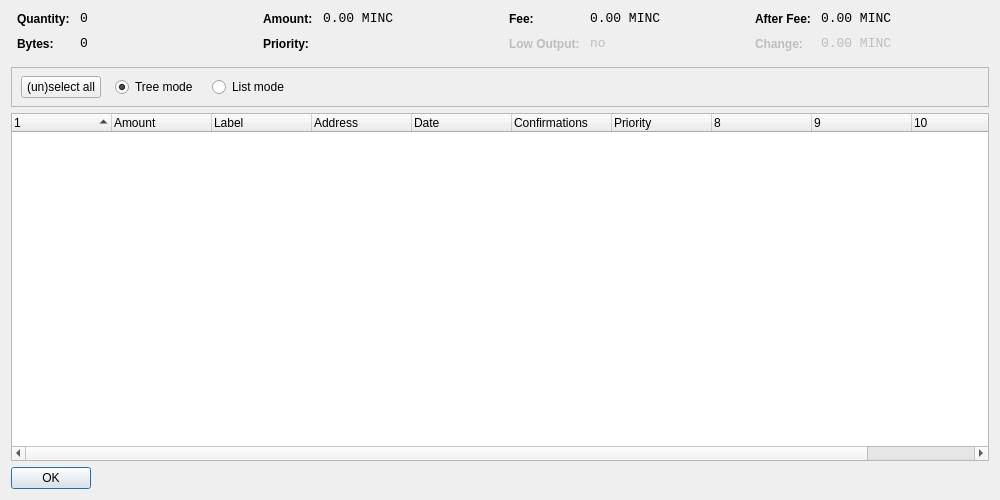
<?xml version="1.0" encoding="UTF-8"?>
<ui version="4.0">
 <class>CoinControlDialog</class>
 <widget class="QDialog" name="CoinControlDialog">
  <property name="geometry">
   <rect>
    <x>0</x>
    <y>0</y>
    <width>1000</width>
    <height>500</height>
   </rect>
  </property>
  <property name="windowTitle">
   <string>Coin Control</string>
  </property>
  <layout class="QVBoxLayout" name="verticalLayout">
   <item>
    <layout class="QHBoxLayout" name="horizontalLayoutTop" stretch="0,0,0,0">
     <property name="topMargin">
      <number>0</number>
     </property>
     <property name="bottomMargin">
      <number>10</number>
     </property>
     <item>
      <layout class="QFormLayout" name="formLayoutCoinControl1">
       <property name="horizontalSpacing">
        <number>10</number>
       </property>
       <property name="verticalSpacing">
        <number>10</number>
       </property>
       <property name="leftMargin">
        <number>6</number>
       </property>
       <property name="rightMargin">
        <number>6</number>
       </property>
       <item row="0" column="0">
        <widget class="QLabel" name="labelCoinControlQuantityText">
         <property name="styleSheet">
          <string notr="true">font-weight:bold;</string>
         </property>
         <property name="text">
          <string>Quantity:</string>
         </property>
        </widget>
       </item>
       <item row="0" column="1">
        <widget class="QLabel" name="labelCoinControlQuantity">
         <property name="font">
          <font>
           <family>Monospace</family>
           <pointsize>10</pointsize>
          </font>
         </property>
         <property name="cursor">
          <cursorShape>IBeamCursor</cursorShape>
         </property>
         <property name="contextMenuPolicy">
          <enum>Qt::ActionsContextMenu</enum>
         </property>
         <property name="text">
          <string notr="true">0</string>
         </property>
         <property name="textInteractionFlags">
          <set>Qt::LinksAccessibleByMouse|Qt::TextSelectableByKeyboard|Qt::TextSelectableByMouse</set>
         </property>
        </widget>
       </item>
       <item row="1" column="0">
        <widget class="QLabel" name="labelCoinControlBytesText">
         <property name="styleSheet">
          <string notr="true">font-weight:bold;</string>
         </property>
         <property name="text">
          <string>Bytes:</string>
         </property>
        </widget>
       </item>
       <item row="1" column="1">
        <widget class="QLabel" name="labelCoinControlBytes">
         <property name="font">
          <font>
           <family>Monospace</family>
           <pointsize>10</pointsize>
          </font>
         </property>
         <property name="cursor">
          <cursorShape>IBeamCursor</cursorShape>
         </property>
         <property name="contextMenuPolicy">
          <enum>Qt::ActionsContextMenu</enum>
         </property>
         <property name="text">
          <string notr="true">0</string>
         </property>
         <property name="textInteractionFlags">
          <set>Qt::LinksAccessibleByMouse|Qt::TextSelectableByKeyboard|Qt::TextSelectableByMouse</set>
         </property>
        </widget>
       </item>
      </layout>
     </item>
     <item>
      <layout class="QFormLayout" name="formLayoutCoinControl2">
       <property name="horizontalSpacing">
        <number>10</number>
       </property>
       <property name="verticalSpacing">
        <number>10</number>
       </property>
       <property name="leftMargin">
        <number>6</number>
       </property>
       <property name="rightMargin">
        <number>6</number>
       </property>
       <item row="0" column="0">
        <widget class="QLabel" name="labelCoinControlAmountText">
         <property name="styleSheet">
          <string notr="true">font-weight:bold;</string>
         </property>
         <property name="text">
          <string>Amount:</string>
         </property>
        </widget>
       </item>
       <item row="0" column="1">
        <widget class="QLabel" name="labelCoinControlAmount">
         <property name="font">
          <font>
           <family>Monospace</family>
           <pointsize>10</pointsize>
          </font>
         </property>
         <property name="cursor">
          <cursorShape>IBeamCursor</cursorShape>
         </property>
         <property name="contextMenuPolicy">
          <enum>Qt::ActionsContextMenu</enum>
         </property>
         <property name="text">
          <string notr="true">0.00 MINC</string>
         </property>
         <property name="textInteractionFlags">
          <set>Qt::LinksAccessibleByMouse|Qt::TextSelectableByKeyboard|Qt::TextSelectableByMouse</set>
         </property>
        </widget>
       </item>
       <item row="1" column="0">
        <widget class="QLabel" name="labelCoinControlPriorityText">
         <property name="styleSheet">
          <string notr="true">font-weight:bold;</string>
         </property>
         <property name="text">
          <string>Priority:</string>
         </property>
        </widget>
       </item>
       <item row="1" column="1">
        <widget class="QLabel" name="labelCoinControlPriority">
         <property name="font">
          <font>
           <family>Monospace</family>
           <pointsize>10</pointsize>
          </font>
         </property>
         <property name="cursor">
          <cursorShape>IBeamCursor</cursorShape>
         </property>
         <property name="contextMenuPolicy">
          <enum>Qt::ActionsContextMenu</enum>
         </property>
         <property name="text">
          <string/>
         </property>
         <property name="textInteractionFlags">
          <set>Qt::LinksAccessibleByMouse|Qt::TextSelectableByKeyboard|Qt::TextSelectableByMouse</set>
         </property>
        </widget>
       </item>
      </layout>
     </item>
     <item>
      <layout class="QFormLayout" name="formLayoutCoinControl3">
       <property name="horizontalSpacing">
        <number>10</number>
       </property>
       <property name="verticalSpacing">
        <number>10</number>
       </property>
       <property name="leftMargin">
        <number>6</number>
       </property>
       <property name="rightMargin">
        <number>6</number>
       </property>
       <item row="0" column="0">
        <widget class="QLabel" name="labelCoinControlFeeText">
         <property name="styleSheet">
          <string notr="true">font-weight:bold;</string>
         </property>
         <property name="text">
          <string>Fee:</string>
         </property>
        </widget>
       </item>
       <item row="0" column="1">
        <widget class="QLabel" name="labelCoinControlFee">
         <property name="font">
          <font>
           <family>Monospace</family>
           <pointsize>10</pointsize>
          </font>
         </property>
         <property name="cursor">
          <cursorShape>IBeamCursor</cursorShape>
         </property>
         <property name="contextMenuPolicy">
          <enum>Qt::ActionsContextMenu</enum>
         </property>
         <property name="text">
          <string notr="true">0.00 MINC</string>
         </property>
         <property name="textInteractionFlags">
          <set>Qt::LinksAccessibleByMouse|Qt::TextSelectableByKeyboard|Qt::TextSelectableByMouse</set>
         </property>
        </widget>
       </item>
       <item row="1" column="0">
        <widget class="QLabel" name="labelCoinControlLowOutputText">
         <property name="enabled">
          <bool>false</bool>
         </property>
         <property name="styleSheet">
          <string notr="true">font-weight:bold;</string>
         </property>
         <property name="text">
          <string>Low Output:</string>
         </property>
        </widget>
       </item>
       <item row="1" column="1">
        <widget class="QLabel" name="labelCoinControlLowOutput">
         <property name="enabled">
          <bool>false</bool>
         </property>
         <property name="font">
          <font>
           <family>Monospace</family>
           <pointsize>10</pointsize>
          </font>
         </property>
         <property name="cursor">
          <cursorShape>IBeamCursor</cursorShape>
         </property>
         <property name="contextMenuPolicy">
          <enum>Qt::ActionsContextMenu</enum>
         </property>
         <property name="text">
          <string notr="true">no</string>
         </property>
         <property name="textInteractionFlags">
          <set>Qt::LinksAccessibleByMouse|Qt::TextSelectableByKeyboard|Qt::TextSelectableByMouse</set>
         </property>
        </widget>
       </item>
      </layout>
     </item>
     <item>
      <layout class="QFormLayout" name="formLayoutCoinControl4">
       <property name="horizontalSpacing">
        <number>10</number>
       </property>
       <property name="verticalSpacing">
        <number>10</number>
       </property>
       <property name="leftMargin">
        <number>6</number>
       </property>
       <property name="rightMargin">
        <number>6</number>
       </property>
       <item row="0" column="0">
        <widget class="QLabel" name="labelCoinControlAfterFeeText">
         <property name="styleSheet">
          <string notr="true">font-weight:bold;</string>
         </property>
         <property name="text">
          <string>After Fee:</string>
         </property>
        </widget>
       </item>
       <item row="0" column="1">
        <widget class="QLabel" name="labelCoinControlAfterFee">
         <property name="font">
          <font>
           <family>Monospace</family>
           <pointsize>10</pointsize>
          </font>
         </property>
         <property name="cursor">
          <cursorShape>IBeamCursor</cursorShape>
         </property>
         <property name="contextMenuPolicy">
          <enum>Qt::ActionsContextMenu</enum>
         </property>
         <property name="text">
          <string notr="true">0.00 MINC</string>
         </property>
         <property name="textInteractionFlags">
          <set>Qt::LinksAccessibleByMouse|Qt::TextSelectableByKeyboard|Qt::TextSelectableByMouse</set>
         </property>
        </widget>
       </item>
       <item row="1" column="0">
        <widget class="QLabel" name="labelCoinControlChangeText">
         <property name="enabled">
          <bool>false</bool>
         </property>
         <property name="styleSheet">
          <string notr="true">font-weight:bold;</string>
         </property>
         <property name="text">
          <string>Change:</string>
         </property>
        </widget>
       </item>
       <item row="1" column="1">
        <widget class="QLabel" name="labelCoinControlChange">
         <property name="enabled">
          <bool>false</bool>
         </property>
         <property name="font">
          <font>
           <family>Monospace</family>
           <pointsize>10</pointsize>
          </font>
         </property>
         <property name="cursor">
          <cursorShape>IBeamCursor</cursorShape>
         </property>
         <property name="contextMenuPolicy">
          <enum>Qt::ActionsContextMenu</enum>
         </property>
         <property name="text">
          <string notr="true">0.00 MINC</string>
         </property>
         <property name="textInteractionFlags">
          <set>Qt::LinksAccessibleByMouse|Qt::TextSelectableByKeyboard|Qt::TextSelectableByMouse</set>
         </property>
        </widget>
       </item>
      </layout>
     </item>
    </layout>
   </item>
   <item>
    <widget class="QFrame" name="frame">
     <property name="minimumSize">
      <size>
       <width>0</width>
       <height>40</height>
      </size>
     </property>
     <property name="frameShape">
      <enum>QFrame::StyledPanel</enum>
     </property>
     <property name="frameShadow">
      <enum>QFrame::Sunken</enum>
     </property>
     <widget class="QWidget" name="horizontalLayoutWidget">
      <property name="geometry">
       <rect>
        <x>10</x>
        <y>0</y>
        <width>781</width>
        <height>41</height>
       </rect>
      </property>
      <layout class="QHBoxLayout" name="horizontalLayoutPanel" stretch="0,0,0,0,0">
       <property name="spacing">
        <number>14</number>
       </property>
       <item>
        <widget class="QPushButton" name="pushButtonSelectAll">
         <property name="sizePolicy">
          <sizepolicy hsizetype="Maximum" vsizetype="Fixed">
           <horstretch>0</horstretch>
           <verstretch>0</verstretch>
          </sizepolicy>
         </property>
         <property name="text">
          <string>(un)select all</string>
         </property>
        </widget>
       </item>
       <item>
        <widget class="QRadioButton" name="radioTreeMode">
         <property name="sizePolicy">
          <sizepolicy hsizetype="Maximum" vsizetype="Fixed">
           <horstretch>0</horstretch>
           <verstretch>0</verstretch>
          </sizepolicy>
         </property>
         <property name="text">
          <string>Tree mode</string>
         </property>
         <property name="checked">
          <bool>true</bool>
         </property>
        </widget>
       </item>
       <item>
        <widget class="QRadioButton" name="radioListMode">
         <property name="sizePolicy">
          <sizepolicy hsizetype="Maximum" vsizetype="Fixed">
           <horstretch>0</horstretch>
           <verstretch>0</verstretch>
          </sizepolicy>
         </property>
         <property name="text">
          <string>List mode</string>
         </property>
        </widget>
       </item>
       <item>
        <spacer name="horizontalSpacer">
         <property name="orientation">
          <enum>Qt::Horizontal</enum>
         </property>
         <property name="sizeHint" stdset="0">
          <size>
           <width>40</width>
           <height>20</height>
          </size>
         </property>
        </spacer>
       </item>
      </layout>
     </widget>
    </widget>
   </item>
   <item>
    <widget class="CoinControlTreeWidget" name="treeWidget">
     <property name="contextMenuPolicy">
      <enum>Qt::CustomContextMenu</enum>
     </property>
     <property name="sortingEnabled">
      <bool>false</bool>
     </property>
     <property name="columnCount">
      <number>11</number>
     </property>
     <attribute name="headerShowSortIndicator" stdset="0">
      <bool>true</bool>
     </attribute>
     <attribute name="headerStretchLastSection">
      <bool>false</bool>
     </attribute>
     <column>
      <property name="text">
       <string/>
      </property>
     </column>
     <column>
      <property name="text">
       <string>Amount</string>
      </property>
     </column>
     <column>
      <property name="text">
       <string>Label</string>
      </property>
     </column>
     <column>
      <property name="text">
       <string>Address</string>
      </property>
     </column>
     <column>
      <property name="text">
       <string>Date</string>
      </property>
     </column>
     <column>
      <property name="text">
       <string>Confirmations</string>
      </property>
      <property name="toolTip">
       <string>Confirmed</string>
      </property>
     </column>
     <column>
      <property name="text">
       <string>Priority</string>
      </property>
     </column>
     <column>
      <property name="text">
       <string/>
      </property>
     </column>
     <column>
      <property name="text">
       <string/>
      </property>
     </column>
     <column>
      <property name="text">
       <string/>
      </property>
     </column>
     <column>
      <property name="text">
       <string/>
      </property>
     </column>
    </widget>
   </item>
   <item>
    <widget class="QDialogButtonBox" name="buttonBox">
     <property name="sizePolicy">
      <sizepolicy hsizetype="Maximum" vsizetype="Fixed">
       <horstretch>0</horstretch>
       <verstretch>0</verstretch>
      </sizepolicy>
     </property>
     <property name="orientation">
      <enum>Qt::Horizontal</enum>
     </property>
     <property name="standardButtons">
      <set>QDialogButtonBox::Ok</set>
     </property>
    </widget>
   </item>
  </layout>
 </widget>
 <customwidgets>
  <customwidget>
   <class>CoinControlTreeWidget</class>
   <extends>QTreeWidget</extends>
   <header>coincontroltreewidget.h</header>
  </customwidget>
 </customwidgets>
 <resources/>
 <connections/>
</ui>
